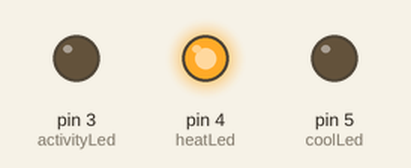
Bench run of a sketch on a simulated Arduino Mega 2560, built with avr-gcc and run on an emulated ATmega2560. Shown: output pins drawn as LEDs (lit = HIGH). What the sketch prints to the serial monitor is not drawn.

Above: at 1.3 s.
At 11.6 s:
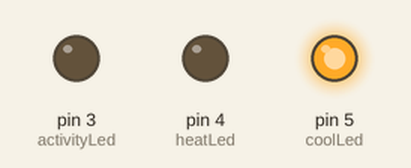
Timing chart, 0 to 31.3 s (numbered marks = the images above):
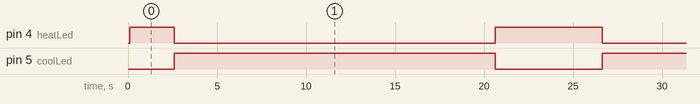

The sketch:

central_unit.ino
```cpp
// Temperature
const int RAMP_UP   = 1;
const int RAMP_DOWN = 0;
int ramp = RAMP_UP;

const int MAX_TEMP = 95;
const int MIN_TEMP = 50;
const int MIN_TRG_TEMP = 60;
const int MAX_TRG_TEMP = 80;
int temp = MIN_TEMP;

// HVAC Modes
const int OFF  = 0;
const int HEAT = 1;
const int COOL = 2;
int hvacMode = HEAT;

int airflow;
int curAir;    // Holds current airflow setting

// Airflow through register in percentage
const int AIR_MIN  = 10;
const int AIR_LOW  = 25;
const int AIR_NORM = 50;
const int AIR_HIGH = 75;
const int AIR_MAX  = 90;

const int CMD_AIR_MIN   = '1';
const int CMD_AIR_LOW   = '2';
const int CMD_AIR_NORM  = '3';
const int CMD_AIR_HIGH  = '4';
const int CMD_AIR_MAX   = '5';
const int CMD_MODE_HEAT = '6';
const int CMD_MODE_COOL = '7';
const int CMD_MODE_OFF  = '8';
const int CMD_TEMP_UP   = 'A';
const int CMD_TEMP_DOWN = 'B';
const int CMD_HEARTBEAT = 'H';

// LED
const int activityLed = 3;
const int heatLed  = 4;
const int coolLed  = 5;

void setup()
{
  // initialize serial output for Zigbee
  Serial.begin(9600);
  Serial1.begin(9600);
  delay(100);
  Serial1.write(0x11);   //backlight on
  Serial1.write(0x16);  //no cursor

  pinMode(activityLed, OUTPUT);
  pinMode(heatLed, OUTPUT);
  pinMode(coolLed, OUTPUT);
}

static int currentTemp = MIN_TEMP;
int getTemp ()
{
  if (ramp == RAMP_UP) {
    if (currentTemp >= MAX_TEMP) {
      currentTemp = MAX_TEMP;
      ramp = RAMP_DOWN;
    } else {
      currentTemp += 2;
    }
  } else {
    if (currentTemp <= MIN_TEMP) {
      currentTemp = MIN_TEMP;
      ramp = RAMP_UP;
    } else {
      currentTemp -= 2;
    }
  }

  return currentTemp;
}

//---------------------------------------
// Temperature Functions
//---------------------------------------
static int targetTemp = MIN_TRG_TEMP;

int getTargetTemp ()
{
  return targetTemp;
}

int setTargetTemp (int cmd)
{
  int trgTemp = getTargetTemp();

  switch (cmd) {
    case CMD_TEMP_UP:
      if (trgTemp >= MAX_TRG_TEMP)
        trgTemp = MAX_TRG_TEMP;
      else
        trgTemp += 10;

  digitalWrite(activityLed, HIGH);
  delay(100);
  digitalWrite(activityLed, LOW);

    break;

    case CMD_TEMP_DOWN:
      if (trgTemp <= MIN_TRG_TEMP)
        trgTemp = MIN_TRG_TEMP;
      else
        trgTemp -= 10;

  digitalWrite(activityLed, HIGH);
  delay(100);
  digitalWrite(activityLed, LOW);

    break;

    default:
    break;
  }

  targetTemp = trgTemp;
  return trgTemp;
}

//---------------------------------------
// HVAC Functions
//---------------------------------------
int setHvacMode (int curTemp, int trgTemp)
{
  int mode = COOL;

  // determine mode
  if (curTemp <= trgTemp) {
    mode = HEAT;
  } else {
    mode = COOL;
  }

  // activate mode signals and to room node
  switch (mode) {
    case HEAT:
      digitalWrite(heatLed, HIGH);
      digitalWrite(coolLed, LOW);
      Serial.write(CMD_MODE_HEAT);
    break;

    case COOL:
      digitalWrite(heatLed, LOW);
      digitalWrite(coolLed, HIGH);
      Serial.write(CMD_MODE_COOL);
    break;

    default:
      digitalWrite(heatLed, LOW);
      digitalWrite(coolLed, LOW);
      Serial.write(CMD_MODE_OFF);
    break;
  }

  return mode;
}

//---------------------------------------
// Airflow Functions
//---------------------------------------
static int currentAirFlow;

int getAirFlow()
{
  return currentAirFlow;
}

int setAirFlow(int curTemp, int trgTemp)
{
  int tempDiff = curTemp - trgTemp;
  int newAir = AIR_NORM;
  int curAir = getAirFlow();

  // convert to positive number
  if (tempDiff < 0)
    tempDiff *= -1;

  // determine register opening size
  if      (tempDiff >= 20)  newAir = AIR_MAX;
  else if (tempDiff >= 15)  newAir = AIR_HIGH;
  else if (tempDiff >= 10)  newAir = AIR_NORM;
  else if (tempDiff >= 5)   newAir = AIR_LOW;
  else                      newAir = AIR_MIN;

  // send new register setting if changed

  if (newAir != curAir) {
    switch (newAir) {
      case AIR_MIN:  Serial.write(CMD_AIR_MIN);  break;
      case AIR_LOW:  Serial.write(CMD_AIR_LOW);  break;
      case AIR_NORM: Serial.write(CMD_AIR_NORM); break;
      case AIR_HIGH: Serial.write(CMD_AIR_HIGH); break;
      case AIR_MAX:  Serial.write(CMD_AIR_MAX);  break;
      default:       Serial.write(CMD_AIR_NORM); break;
    }
    curAir = newAir;
  }

  return curAir;
}

void heartBeat()
{
  // Progress status
  Serial.write(CMD_HEARTBEAT);
//  digitalWrite(activityLed, HIGH);
//  delay(100);
//  digitalWrite(activityLed, LOW);

}

void loop()
{
  heartBeat();

  //--------------------------------------------
  // Read any commands
  //--------------------------------------------
  if (Serial.available() > 0) {
    int incomingByte = Serial.read();

    switch (incomingByte) {

      case CMD_TEMP_UP:
      case CMD_TEMP_DOWN:
        setTargetTemp(incomingByte);
      break;

      default:
      break;

    }
  }

  //--------------------------------------------
  // Collect data
  //--------------------------------------------

  // Temperature data
  int curTemp = getTemp();
  int trgTemp = getTargetTemp();

  // HVAC mode
  int hvacMode = setHvacMode(curTemp, trgTemp);

  // Airflow
  int airFlow = setAirFlow(curTemp, trgTemp);

  //---------------------------------------------
  // Write to the LCD screen
  //---------------------------------------------

  // Write target temperature
  Serial1.write(0x80);
  Serial1.write("Trg:");
  Serial1.print(trgTemp,DEC);

  // Write current temperature
  Serial1.write(0x94);
  Serial1.write("Cur:");
  Serial1.print(curTemp,DEC);

  // Write airflow percentage
  Serial1.write(0x87);
  Serial1.write("Air:");
  Serial1.print(airFlow,DEC);
  Serial1.write(0x25);

  // Write HVAC mode
  Serial1.write(0x9B);
  Serial1.write("Mode:");
  if (hvacMode == HEAT)
    Serial1.write("heat");
  else if (hvacMode == COOL)
    Serial1.write("cool");
  else
    Serial1.write("n/a");

  delay(500);


}
```

Measured:
- by itself, pin 4 (heatLed): repeats every 24.0 s: LOW 18.0 s, HIGH 6.0 s
- by itself, pin 5 (coolLed): alternates HIGH for 18.0 s and LOW for 6.0 s
